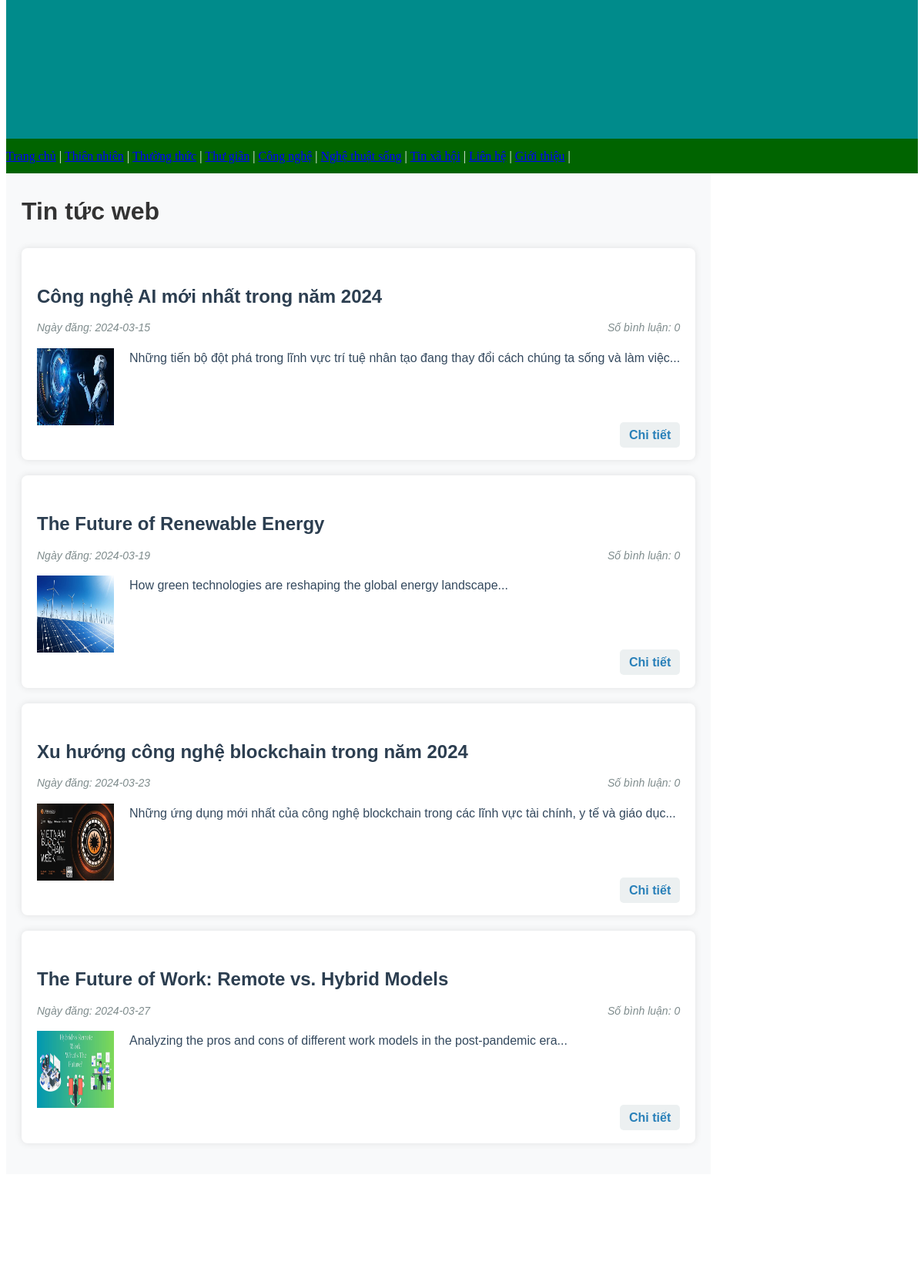
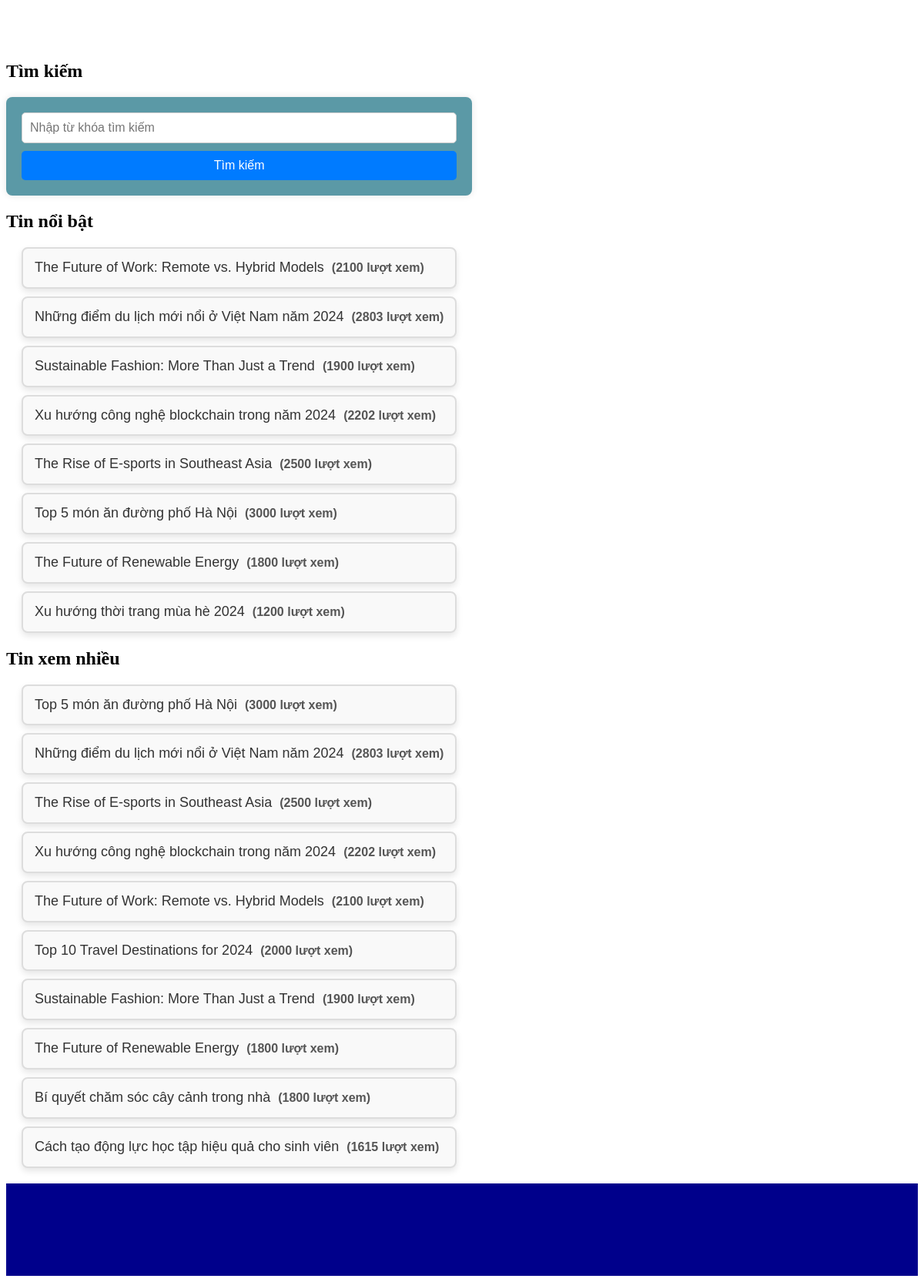
Page /index.php?page=loai&tintrongloai.php&idLT=82 on the committed database (2 pictures, top to bottom).
### tables this page shows
CREATE TABLE `theloai` (
  `idTL` int(11) NOT NULL,
  `lang` varchar(11) NOT NULL,
  `TenTL` varchar(255) NOT NULL,
  `ThuTu` int(11) NOT NULL,
  `AnHien` int(11) NOT NULL,
  `HienMenu` int(11) NOT NULL
);

CREATE TABLE `loaitin` (
  `idLT` int(11) NOT NULL,
  `lang` varchar(2) NOT NULL,
  `Ten` varchar(255) NOT NULL,
  `ThuTu` int(11) NOT NULL,
  `AnHien` int(11) NOT NULL,
  `idTL` int(11) NOT NULL
);

CREATE TABLE `tin` (
  `idTin` int(11) NOT NULL,
  `lang` varchar(2) NOT NULL,
  `TieuDe` text NOT NULL,
  `TomTat` text NOT NULL,
  `Content` text DEFAULT NULL,
  `urlHinh` varchar(255) NOT NULL,
  `Ngay` date NOT NULL,
  `idTL` int(11) NOT NULL,
  `idLT` int(11) NOT NULL,
  `SoLanXem` int(11) NOT NULL,
  `NoiBat` int(11) NOT NULL,
  `AnHien` int(11) NOT NULL
);

### connectdb.php (called while the page is built, shortened)
<?php
try {
    $host = "localhost";
    $dbname = "php1_news";
    $username = "root";
    $password = "";
    $conn = new PDO("mysql:host=$host; dbname=$dbname; charset=utf8", $username, $password);
    $conn->setAttribute(PDO::ATTR_ERRMODE, PDO::ERRMODE_EXCEPTION);
} catch (PDOException $e) {
    die("Lỗi: " . $e->getMessage());
}
function layTinTrongLoai($id = 0, $page_num = 1, $page_size = 5)
{
    try {
        $startRow = ($page_num - 1) * $page_size;
        $sql = "SELECT idTin, TieuDe, TomTat, Ngay, urlHinh FROM tin WHERE idLT=$id AND AnHien=1 " .
            "LIMIT $startRow, $page_size";
        global $conn;
        $kq = $conn->query($sql);
        return $kq;
    } catch (Exception $e) {
        die("Lỗi trong hàm :" . __FUNCTION__ . ":" . $e->getMessage());
    }
}

### tinxemnhieu.php (the view, shortened to what this page needs)
<?php require_once "connectdb.php";
try {
    $sql = "SELECT idTin, TieuDe, SoLanXem FROM tin WHERE AnHien=1 ORDER BY SoLanXem DESC LIMIT 0,10";
    $kq = $conn->query($sql);
} catch (Exception $e) {
    die("Lỗi thực thi sql: " . $e->getMessage());
}
?>
<div id="txn" class="data">
    <?php foreach ($kq as $tin) {
    ?>
        <a href="index.php?page=tin&tinchitiet.php&idTin=<?php echo $tin['idTin'] ?>">
            <?php
            echo "<p>", $tin['TieuDe'], "<span>(", $tin['SoLanXem'], " lượt xem)</span></p>";
            ?>
        </a>
    <?php
    } ?>
</div>

### index.php (shortened to what this page needs)
<?php
require_once 'connectdb.php';
if (isset($_GET['page']))
    $page = trim(strip_tags($_GET['page']));
else $page = "";
?>
<head>
    <rel="stylesheet">
</head>
<body>
    <div class="container">
        <header class="row"> </header>
        <nav class="row"><?php require_once("menu.php"); ?></nav>
        <div class="row ">
            <main class="col-9">
                <?php
                switch ($page) {
                    case "loai":
                        require_once 'tintrongloai.php';
                        break;
                }
                ?>
            </main>
            <aside class="col-3">
                <h2>Tìm kiếm</h2>
                <form method="get" action="index.php" class="search-form">
                    <input type="text" name="tukhoa" placeholder="Nhập từ khóa tìm kiếm" class="search-input" value="<?php echo htmlspecialchars($_GET['tukhoa'] ?? ''); ?>">
                    <button type="submit" class="search-button">Tìm kiếm</button>
                </form>
                <h2>Tin nổi bật</h2>
                <?php
                require_once("tinnoibat.php");
                ?>
                <h2>Tin xem nhiều</h2>
                <?php require_once("tinxemnhieu.php");
                ?>
            </aside>
        </div>
        <footer class="row"> </footer>
    </div>

### menu.php (shortened to what this page needs)
<?php
require_once "connectdb.php";
$sql_1 = "SELECT idTL, TenTL FROM theloai WHERE AnHien=1 AND lang='vi' " . "ORDER BY ThuTu DESC";
$theloai = $conn->query($sql_1);
?>
<ul class="menu1">
    <li><a href="index.php"> Trang chủ</a></li>
    <?php
    foreach ($theloai as $row) {
    ?>
        <li><a href="index.php?page=theloai&tintrongtheloai.php&idTL=<?php echo $row['idTL'] ?>"><?php echo $row['TenTL'] ?></a></li>
    <?php
    }
    ?>
    <li><a href="index.php?page=lienhe">Liên hệ</a></li>
    <li><a href="index.php?page=gioithieu">Giới thiệu</a></li>
</ul>

### tintrongloai.php (shortened to what this page needs)
<?php
require_once "index.php";
$idLT = $_GET['idLT'];
settype($idLT, "int");
$page_size = 5;
$page_num = 1;
$listTin = layTinTrongLoai($idLT, $page_num, $page_size);
$sql = "SELECT Ten FROM loaitin WHERE idLT=$idLT AND AnHien=1";
global $conn;
$loaitin = $conn->query($sql);
$loaitin = $loaitin->fetch();
?>
<div class="dstin">
    <h1><?php echo $loaitin['Ten'] ?></h1>
    <?php
    foreach ($listTin as $tin) {
    ?>
        <div class="tin">
            <h3 class="tieude">
                <a href="index.php?page=tin&tinchitiet.php&idTin=<?php echo $tin['idTin'] ?>">
                    <?= $tin['TieuDe'] ?>
                </a>
            </h3>
            <div class="info">
                <span class="ngay">Ngày đăng: <?= $tin['Ngay']; ?> </span>
                <span class="binhluan">Số bình luận: 0 </span>
            </div>
            <div class="container1">
                <img src="<?= $tin['urlHinh'] ?>" height="100" width="100px">
                <div class="tomtat">
                    <?= $tin['TomTat'] ?>
                </div>
            </div>
            <div class="chitiet">
                <a href="index.php?page=tin&tinchitiet.php&idTin=<?php echo $tin['idTin'] ?>">
                    Chi tiết
                </a>
            </div>
        </div>
    <?php
    }
    ?>
</div>

### tinnoibat.php (shortened to what this page needs)
<?php require_once "connectdb.php";
try {
    $sql = "SELECT idTin, TieuDe, SoLanXem FROM tin WHERE NoiBat=1 ORDER BY Ngay DESC LIMIT 0,8";
    $kq = $conn->query($sql);
} catch (Exception $e) {
    die("Lỗi thực thi sql: " . $e->getMessage());
}
?>
<div id="txn" class="data">
    <?php foreach ($kq as $tin) {
    ?>
        <a href="index.php?page=tin&tinchitiet.php&idTin=<?php echo $tin['idTin'] ?>">
            <?php echo "<p>", $tin['TieuDe'], "<span>(", $tin['SoLanXem'], " lượt xem)</span></p>"; ?>
        </a>
    <?php
    } ?>
</div>

### index.php (style rules this page uses)
header.row { height: 180px; background-color: darkcyan; position: fixed; top: 0; left: 8; right: 8; z-index: 1000; }
nav.row { height: 45px; background-color: darkgreen; position: fixed; top: 180px; left: 8; right: 8; z-index: 1000; }
.col-9, .col-3 { float: left; min-height: 500px; padding-top: 20px; margin-top: 180px; }
footer.row { height: 120px; background-color: darkblue; clear: both; }
.search-form { background-color: #5b99a6; padding: 20px; border-radius: 8px; box-shadow: 0 0 10px rgba(0, 0, 0, 0.1); font-family: Arial, sans-serif; }
.search-input { width: 100%; padding: 10px; border-radius: 5px; border: 1px solid #ccc; margin-bottom: 10px; font-size: 16px; }
.search-button { background-color: #007bff; color: white; padding: 10px 15px; border: none; border-radius: 5px; font-size: 16px; cursor: pointer; width: 100%; }

### menu.php (style rules this page uses)
.menu1 { margin: 0; padding: 0; list-style: none }
.menu1 li { display: inline-block; height: 45px; line-height: 45px; text-align: center; color: white; }
.menu1 li::after { content: ' | ' }
.menu1 li a { color: blue; }

### tintrongloai.php (style rules this page uses)
.dstin { margin: 0 auto; padding: 20px; background-color: #f8f9fa; font-family: 'Arial', sans-serif; line-height: 1.6; color: #333; }
.tin { padding: 20px; margin-bottom: 20px; background-color: #fff; border-radius: 8px; box-shadow: 0 0 10px rgba(0, 0, 0, 0.1); }
.tieude { font-size: 24px; font-weight: bold; margin-bottom: 10px; }
.tieude a { text-decoration: none; color: #2c3e50; }
.info { display: flex; justify-content: space-between; margin-bottom: 15px; font-size: 14px; color: #7f8c8d; }
.ngay, .binhluan { font-style: italic; }
.container1 { display: flex; gap: 20px; align-items: flex-start; }
.tomtat { font-size: 16px; color: #34495e; margin-bottom: 15px; }
.chitiet { text-align: right; }
.chitiet a { text-decoration: none; color: #2980b9; font-weight: bold; background-color: #ecf0f1; padding: 8px 12px; border-radius: 5px; transition: background-color 0.3s, color 0.3s; }

### tinnoibat.php (style rules this page uses)
.data { font-family: Arial, sans-serif; line-height: 1.8em; margin: 20px; }
.data a { text-decoration: none; }
.data p { font-size: 18px; color: #333; margin: 10px 0; padding: 10px 15px; border: 2px solid #ddd; border-radius: 8px; background-color: #f9f9f9; box-shadow: 0 4px 8px rgba(0, 0, 0, 0.1); transition: transform 0.2s, box-shadow 0.2s; }
.data p span { font-size: 16px; color: #555; margin-left: 10px; font-weight: bold; }

### tinxemnhieu.php (style rules this page uses)
.data { font-family: Arial, sans-serif; line-height: 1.8em; margin: 20px; }
.data a { text-decoration: none; }
.data p { font-size: 18px; color: #333; margin: 10px 0; padding: 10px 15px; border: 2px solid #ddd; border-radius: 8px; background-color: #f9f9f9; box-shadow: 0 4px 8px rgba(0, 0, 0, 0.1); transition: transform 0.2s, box-shadow 0.2s; }
.data p span { font-size: 16px; color: #555; margin-left: 10px; font-weight: bold; }

### rows in the picture
theloai: TenTL "Thiên nhiên"
theloai: TenTL "Thường thức"
theloai: TenTL "Thư giãn"
theloai: TenTL "Công nghệ"
theloai: TenTL "Nghệ thuật sống"
theloai: TenTL "Tin xã hội"
loaitin: Ten "Tin tức web"
tin: TieuDe "Công nghệ AI mới nhất trong năm 2024", Ngay "2024-03-15", urlHinh (picture), TomTat "Những tiến bộ đột phá trong lĩnh vực trí tuệ nhân tạo đang thay đổi cách chúng ta sống và làm việc..."
tin: TieuDe "The Future of Renewable Energy", Ngay "2024-03-19", urlHinh (picture), TomTat "How green technologies are reshaping the global energy landscape...", SoLanXem "1800"
tin: TieuDe "Xu hướng công nghệ blockchain trong năm 2024", Ngay "2024-03-23", urlHinh (picture), TomTat "Những ứng dụng mới nhất của công nghệ blockchain trong các lĩnh vực tài chính, y tế và giáo dục...", SoLanXem "2202"
tin: TieuDe "The Future of Work: Remote vs. Hybrid Models", Ngay "2024-03-27", urlHinh (picture), TomTat "Analyzing the pros and cons of different work models in the post-pandemic era...", SoLanXem "2100"
tin: TieuDe "Những điểm du lịch mới nổi ở Việt Nam năm 2024", SoLanXem "2803"
tin: TieuDe "Sustainable Fashion: More Than Just a Trend", SoLanXem "1900"
tin: TieuDe "The Rise of E-sports in Southeast Asia", SoLanXem "2500"
tin: TieuDe "Top 5 món ăn đường phố Hà Nội", SoLanXem "3000"
tin: TieuDe "Xu hướng thời trang mùa hè 2024", SoLanXem "1200"
tin: TieuDe "Top 10 Travel Destinations for 2024", SoLanXem "2000"
tin: TieuDe "Bí quyết chăm sóc cây cảnh trong nhà", SoLanXem "1800"
tin: TieuDe "Cách tạo động lực học tập hiệu quả cho sinh viên", SoLanXem "1615"
